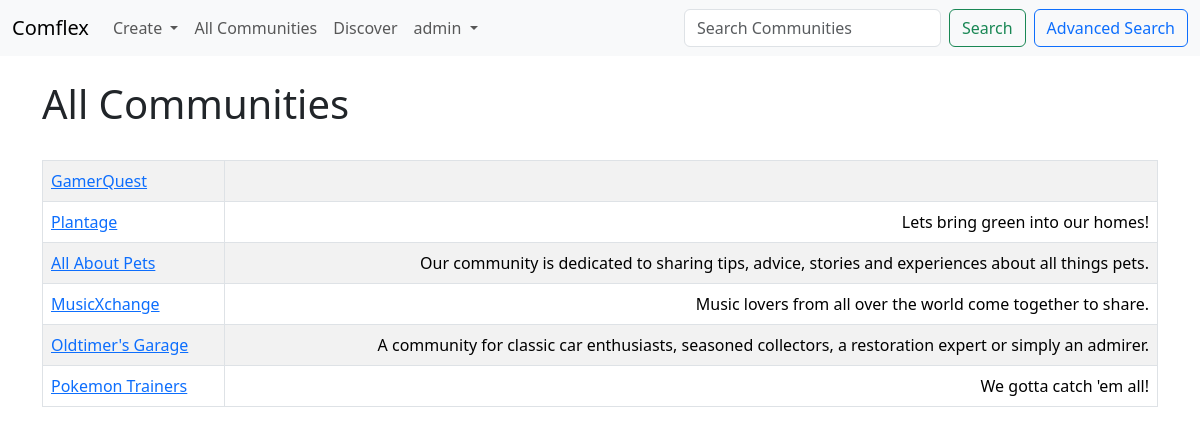
Screenshot of /list_communities (signed in) with the database file from the repository.
### post_app/models.py (models this page shows)
class Community(models.Model):
    name = models.CharField('Community Name', max_length=120, unique=True)
    is_public = models.BooleanField(default=True, help_text="Check if the community is public!")
    creation_date = models.DateTimeField(auto_now_add=True)
    description = models.TextField(blank=True)
    owner_id = models.IntegerField('Community Owner', blank=False, default=1)
    owner_username = models.ForeignKey(User, blank=False, null=True, on_delete=models.SET_NULL)
    members = models.ManyToManyField(User, related_name='communities', blank=True)
    moderators = models.ManyToManyField(User, related_name='moderated_communities', blank=True)  # New field for moderators
    def __str__(self):
        return self.name

### post_app/views.py (the view)
# urls.py: path('list_communities', views.list_communities, name="list-communities"),
def list_communities(request):
    community_list = Community.objects.all().order_by('-creation_date')
    return render(request, 'posts/list_communities.html', {'community_list': community_list})

### post_app/templates/posts/list_communities.html
{% extends 'posts/base.html' %}
{% block content%}
	<h1>All Communities</h1>
	<br/>
	<table class = "table table-striped table-hover table-bordered">
		{% for community in community_list%}
		<tr>
			<td>
				<a href="{% url 'show-community' community.id %}">{{ community }}  </a>
			</td>
					<td align="right">
						{{ community.description }}
					</td>
		</tr>
		{% endfor %}
{% endblock%}

### post_app/templates/posts/navbar.html (shortened to what this page needs)
<nav class="navbar navbar-expand-lg bg-body-tertiary">
  <div class="container-fluid">
    <a class="navbar-brand" href="{% url 'home' %}">Comflex</a>
    <div class="collapse navbar-collapse" id="navbarSupportedContent">
      <ul class="navbar-nav me-auto mb-2 mb-lg-0">
        {%if user.is_authenticated %}
        <li class="nav-item dropdown">
          <a class="nav-link dropdown-toggle" href="#" role="button" data-bs-toggle="dropdown" aria-expanded="false">
            Create
          </a>
        </li>
        {% endif %}
        <li class="nav-item">
          <a class="nav-link" href="{% url 'list-communities' %}">All Communities</a>
        </li>
        <li class="nav-item">
          <a class="nav-link" href="{% url 'discover' %}">Discover</a>
        </li>
        {%if user.is_authenticated %}
        <li class="nav-item dropdown">
          <a class="nav-link dropdown-toggle" href="#" role="button" data-bs-toggle="dropdown" aria-expanded="false">
            {{ user }}
          </a>
        </li>
        {% endif %}
      </ul>
      <form class="d-flex" method="POST" action="{% url 'search-communities' %}">
        <input class="form-control me-2" type="search" placeholder="Search Communities" aria-label="Search" name="searched">
        <button class="btn btn-outline-success" type="submit">Search</button>
      </form>
      <a href="{% url 'advanced-search' %}" class="btn btn-outline-primary ms-2">Advanced Search</a>
    </div>
  </div>
</nav>

### rows the page displays
Community: name "GamerQuest"
Community: name "Plantage", description "Lets bring green into our homes!"
Community: name "All About Pets", description "Our community is dedicated to sharing tips, advice, stories and experiences about all things pets."
Community: name "MusicXchange", description "Music lovers from all over the world come together to share."
Community: name "Oldtimer's Garage", description "A community for classic car enthusiasts, seasoned collectors, a restoration expert or simply an admirer."
Community: name "Pokemon Trainers", description "We gotta catch 'em all!"

### other values shown
{{ user }} "admin"
